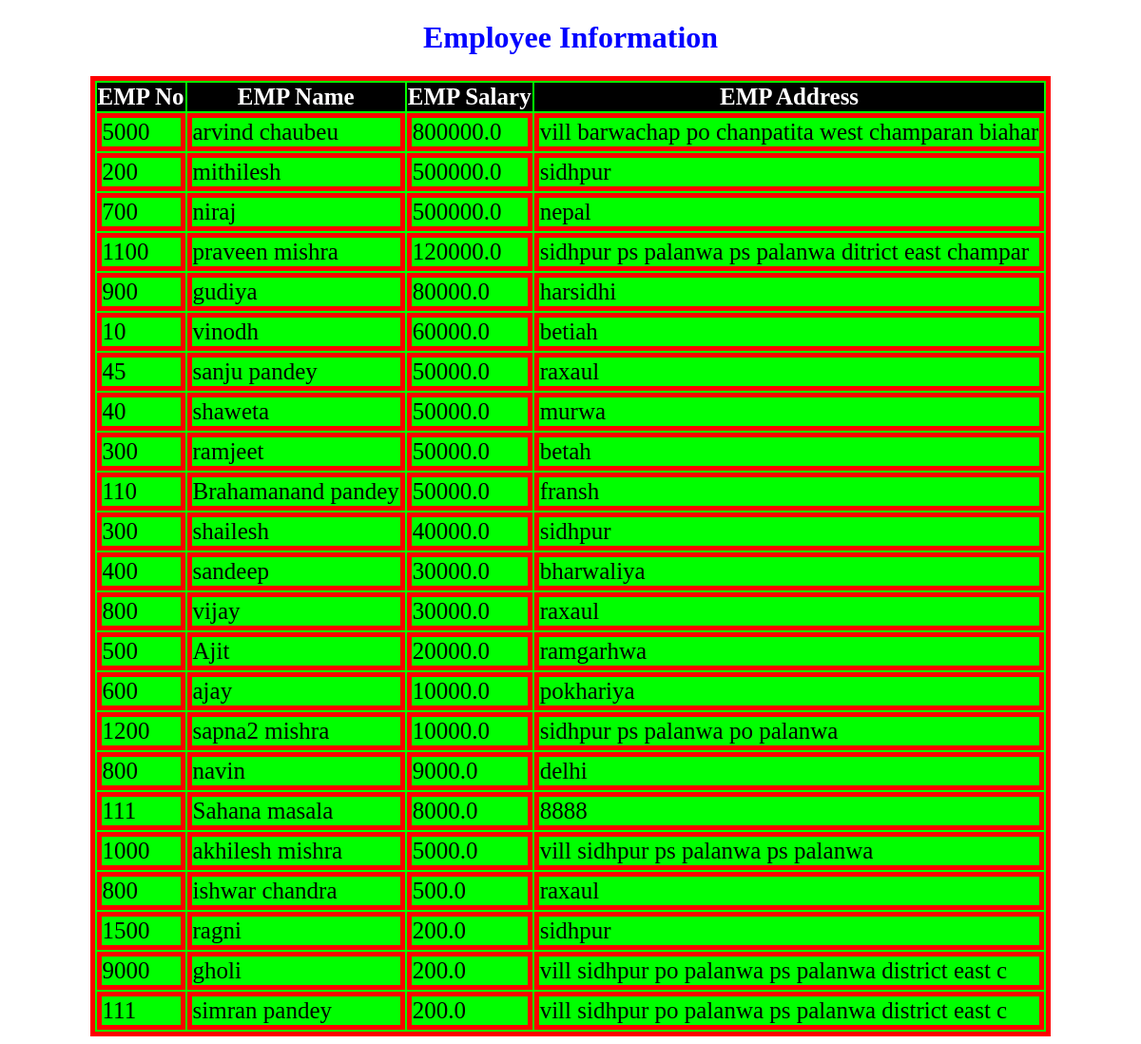
The app's page /employeedata/ with its own data.
### testapp/models.py (models this page shows)
class Employee(models.Model):
	eno=models.IntegerField()
	ename=models.CharField(max_length=(40))
	esal=models.FloatField()
	eaddr=models.CharField(max_length=(50))
	objects=CustomManager1()
	'''Proxy models inhance the utilization of models
	it means we cutomized our table as per our needs
	it means we provide multiple view of existing table '''

### testapp/views.py (the view)
# urls.py: url(r'^employeedata/', views.empview),
def empview(request):
	emp_list=Employee.objects.get_queryset().order_by('-esal')
	my_dict={'emp_list':emp_list}
	return render(request,'employee.html',context=my_dict)

### testapp/models.py (called while the page is built)
	def get_queryset(self):
		return super().get_queryset().order_by('-esal')

### testapp/templates/employee.html (shortened to what this page needs)
<!DOCTYPE html>
<html>
<head>
	{% load static %}
	<link rel="stylesheet" type="text/css" href="{% static 'employee.css' %}">
</head>
<body>
<h1>Employee Information</h1>
{%if emp_list%}
<table>
	<thead>
		<th>EMP No</th>
		<th>EMP Name</th>
		<th>EMP Salary</th>
		<th>EMP Address</th>
	</thead>
	{%for emp in emp_list%}
	<tr>
		<td>{{emp.eno}}</td>
		<td>{{emp.ename}}</td>
		<td>{{emp.esal}}</td>
		<td>{{emp.eaddr}}</td>
	</tr>
	{%endfor%}
</table>
{%else%}
<p>No Employee Founds</p>
{%endif%}
</body>
</html>

### testapp/static/employee.css (style rules this page uses)
body { background:url(https://images.unsplash.com/photo-1592685210800-64b50d0f02ad?ixid=MXwxMjA3fDB8MHxwaG90by1wYWdlfHx8fGVufDB8fHw%3D&ixlib=rb-1.2.1&auto=format&fit=crop&w=750&q=80); background-repeat:no-repeat; background-size:cover; }
h1 { color:#0000ff; text-align: center; }
td,table { margin:auto; border:5px solid red; background:#00ff00; font-size:25px; }
thead { background:#000000; color:white; }

### records on screen
Employee: eno "5000", ename "arvind chaubeu", esal "800000.0", eaddr "vill barwachap po chanpatita west champaran biahar"
Employee: eno "200", ename "mithilesh", esal "500000.0", eaddr "sidhpur"
Employee: eno "700", ename "niraj", esal "500000.0", eaddr "nepal"
Employee: eno "1100", ename "praveen mishra", esal "120000.0", eaddr "sidhpur ps palanwa ps palanwa ditrict east champar"
Employee: eno "900", ename "gudiya", esal "80000.0", eaddr "harsidhi"
Employee: eno "10", ename "vinodh", esal "60000.0", eaddr "betiah"
Employee: eno "45", ename "sanju pandey", esal "50000.0", eaddr "raxaul"
Employee: eno "40", ename "shaweta", esal "50000.0", eaddr "murwa"
Employee: eno "300", ename "ramjeet", esal "50000.0", eaddr "betah"
Employee: eno "110", ename "Brahamanand pandey", esal "50000.0", eaddr "fransh"
Employee: eno "300", ename "shailesh", esal "40000.0", eaddr "sidhpur"
Employee: eno "400", ename "sandeep", esal "30000.0", eaddr "bharwaliya"
Employee: eno "800", ename "vijay", esal "30000.0", eaddr "raxaul"
Employee: eno "500", ename "Ajit", esal "20000.0", eaddr "ramgarhwa"
Employee: eno "600", ename "ajay", esal "10000.0", eaddr "pokhariya"
Employee: eno "1200", ename "sapna2 mishra", esal "10000.0", eaddr "sidhpur ps palanwa po palanwa"
Employee: eno "800", ename "navin", esal "9000.0", eaddr "delhi"
Employee: eno "111", ename "Sahana masala", esal "8000.0", eaddr "8888"
Employee: eno "1000", ename "akhilesh mishra", esal "5000.0", eaddr "vill sidhpur ps palanwa ps palanwa"
Employee: eno "800", ename "ishwar chandra", esal "500.0", eaddr "raxaul"
Employee: eno "1500", ename "ragni", esal "200.0", eaddr "sidhpur"
Employee: eno "9000", ename "gholi", esal "200.0", eaddr "vill sidhpur po palanwa ps palanwa district east c"
Employee: eno "111", ename "simran pandey", esal "200.0", eaddr "vill sidhpur po palanwa ps palanwa district east c"
